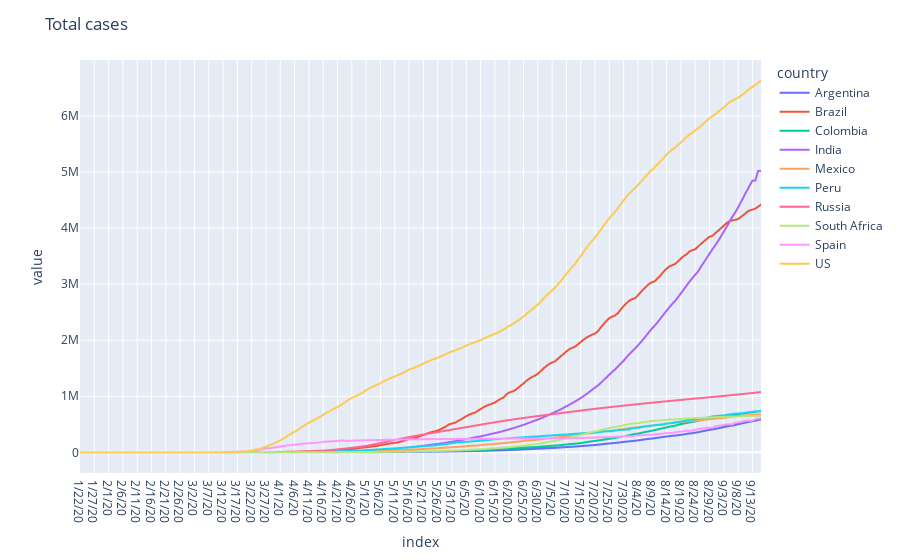

The code cell stored with this chart in its notebook:
### Code cell
fig.show()

### Figure 1 — Plotly figure (JSON) as saved in the notebook; plotly's stock layout.template omitted (floating-point values rounded to 4 significant figures; data arrays with more than 128 entries replaced by an {"elided": "..."} marker saying what was removed)
{"data": [{"hovertemplate": "country=Argentina<br>index=%{x}<br>value=%{y}<extra></extra>", "legendgroup": "Argentina", "line": {"color": "#636efa", "dash": "solid"}, "mode": "lines", "name": "Argentina", "showlegend": true, "type": "scattergl", "x": {"elided": "239 str values"}, "xaxis": "x", "y": {"elided": "239 int values"}, "yaxis": "y"}, {"hovertemplate": "country=Brazil<br>index=%{x}<br>value=%{y}<extra></extra>", "legendgroup": "Brazil", "line": {"color": "#EF553B", "dash": "solid"}, "mode": "lines", "name": "Brazil", "showlegend": true, "type": "scattergl", "x": {"elided": "239 str values"}, "xaxis": "x", "y": {"elided": "239 int values"}, "yaxis": "y"}, {"hovertemplate": "country=Colombia<br>index=%{x}<br>value=%{y}<extra></extra>", "legendgroup": "Colombia", "line": {"color": "#00cc96", "dash": "solid"}, "mode": "lines", "name": "Colombia", "showlegend": true, "type": "scattergl", "x": {"elided": "239 str values"}, "xaxis": "x", "y": {"elided": "239 int values"}, "yaxis": "y"}, {"hovertemplate": "country=India<br>index=%{x}<br>value=%{y}<extra></extra>", "legendgroup": "India", "line": {"color": "#ab63fa", "dash": "solid"}, "mode": "lines", "name": "India", "showlegend": true, "type": "scattergl", "x": {"elided": "239 str values"}, "xaxis": "x", "y": {"elided": "239 int values"}, "yaxis": "y"}, {"hovertemplate": "country=Mexico<br>index=%{x}<br>value=%{y}<extra></extra>", "legendgroup": "Mexico", "line": {"color": "#FFA15A", "dash": "solid"}, "mode": "lines", "name": "Mexico", "showlegend": true, "type": "scattergl", "x": {"elided": "239 str values"}, "xaxis": "x", "y": {"elided": "239 int values"}, "yaxis": "y"}, {"hovertemplate": "country=Peru<br>index=%{x}<br>value=%{y}<extra></extra>", "legendgroup": "Peru", "line": {"color": "#19d3f3", "dash": "solid"}, "mode": "lines", "name": "Peru", "showlegend": true, "type": "scattergl", "x": {"elided": "239 str values"}, "xaxis": "x", "y": {"elided": "239 int values"}, "yaxis": "y"}, {"hovertemplate": "country=Russia<br>index=%{x}<br>value=%{y}<extra></extra>", "legendgroup": "Russia", "line": {"color": "#FF6692", "dash": "solid"}, "mode": "lines", "name": "Russia", "showlegend": true, "type": "scattergl", "x": {"elided": "239 str values"}, "xaxis": "x", "y": {"elided": "239 int values"}, "yaxis": "y"}, {"hovertemplate": "country=South Africa<br>index=%{x}<br>value=%{y}<extra></extra>", "legendgroup": "South Africa", "line": {"color": "#B6E880", "dash": "solid"}, "mode": "lines", "name": "South Africa", "showlegend": true, "type": "scattergl", "x": {"elided": "239 str values"}, "xaxis": "x", "y": {"elided": "239 int values"}, "yaxis": "y"}, {"hovertemplate": "country=Spain<br>index=%{x}<br>value=%{y}<extra></extra>", "legendgroup": "Spain", "line": {"color": "#FF97FF", "dash": "solid"}, "mode": "lines", "name": "Spain", "showlegend": true, "type": "scattergl", "x": {"elided": "239 str values"}, "xaxis": "x", "y": {"elided": "239 int values"}, "yaxis": "y"}, {"hovertemplate": "country=US<br>index=%{x}<br>value=%{y}<extra></extra>", "legendgroup": "US", "line": {"color": "#FECB52", "dash": "solid"}, "mode": "lines", "name": "US", "showlegend": true, "type": "scattergl", "x": {"elided": "239 str values"}, "xaxis": "x", "y": {"elided": "239 int values"}, "yaxis": "y"}], "layout": {"legend": {"title": {"text": "country"}, "tracegroupgap": 0}, "margin": {"t": 60}, "title": {"text": "Total cases"}, "xaxis": {"anchor": "y", "domain": [0, 1], "title": {"text": "index"}}, "yaxis": {"anchor": "x", "domain": [0, 1], "title": {"text": "value"}}}}
